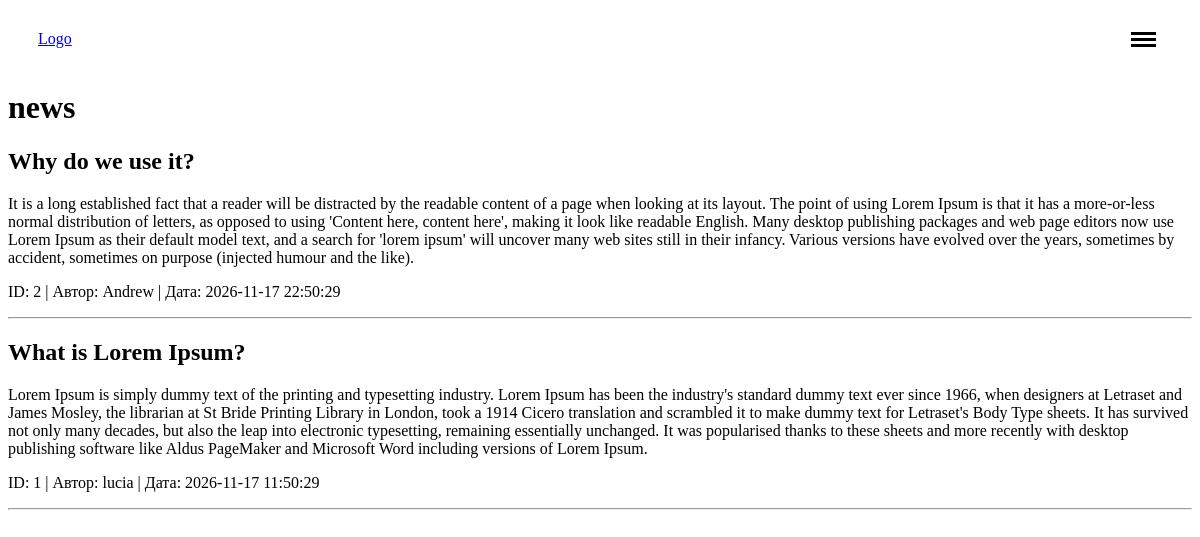
Page /news/index.php on the committed database.
### tables this page shows
CREATE TABLE `news` (
  `id` int(11) NOT NULL,
  `heading` text NOT NULL,
  `text` text NOT NULL,
  `author` text NOT NULL,
  `date` datetime NOT NULL
);

### news/index.php (the view, shortened to what this page needs)
<?php
    $bdConnect = mysqli_connect('localhost', 'root', '', 'minecraft-web-platform');
?>
<!DOCTYPE html>
<html lang="en">
<head>
    <link rel="stylesheet" href="/assets/css/footer.css">
    <link rel="stylesheet" href="/assets/css/header.css">
</head>
<body>
    <?php
        include("../elements/header/header.php");
    ?>
    <h1>news</h1>
    <?php
        $question = "SELECT `id`, `heading`, `text`, `author`, `date` FROM news ORDER BY id DESC";
        $queryResult = mysqli_query($bdConnect, $question);
        while ($row = mysqli_fetch_array($queryResult)) {
            echo "<h2>{$row['heading']}</h2>";
            echo "<p>{$row['text']}</p>";
            echo "<p>ID: {$row['id']} | Автор: {$row['author']} | Дата: {$row['date']}</p>";
            echo "<hr>";
        }
    ?>
</body>
</html>

### elements/header/header.php (shortened to what this page needs)
<header>
    <a href="/">Logo</a>
    <button class="burger" onclick="burgerOpenClose()">
        <span></span>
        <span></span>
        <span></span>
    </button>
</header>

### assets/css/header.css (style rules this page uses)
header { position: relative; display: flex; flex-direction: row; justify-content: space-between; z-index: 3; background-color: rgba(255, 255, 255, 0.8); margin: 10px; align-items: center; padding: 20px; border-radius: 10px; }
header .burger { display: flex; flex-direction: column; gap: 3px; background-color: rgba(0, 0, 0, 0); border: none; cursor: pointer; }
header .burger span { background-color: black; width: 25px; height: 3px; }

### rows in the picture
news: heading "Why do we use it?", text "It is a long established fact that a reader will be distracted by the readable content of a page when looking at its layout. The point of using Lorem Ipsum is that it has a more-or-less normal distribution of letters, as opposed to using 'Content here, content here', making it look like readable English. Many desktop publishing packages and web page editors now use Lorem Ipsum as their default model text, and a search for 'lorem ipsum' will uncover many web sites still in their infancy. Various versions have evolved over the years, sometimes by accident, sometimes on purpose (injected humour and the like).", id "2", author "Andrew", date "2026-11-17 22:50:29"
news: heading "What is Lorem Ipsum?", text "Lorem Ipsum is simply dummy text of the printing and typesetting industry. Lorem Ipsum has been the industry's standard dummy text ever since 1966, when designers at Letraset and James Mosley, the librarian at St Bride Printing Library in London, took a 1914 Cicero translation and scrambled it to make dummy text for Letraset's Body Type sheets. It has survived not only many decades, but also the leap into electronic typesetting, remaining essentially unchanged. It was popularised thanks to these sheets and more recently with desktop publishing software like Aldus PageMaker and Microsoft Word including versions of Lorem Ipsum.", id "1", author "lucia", date "2026-11-17 11:50:29"
